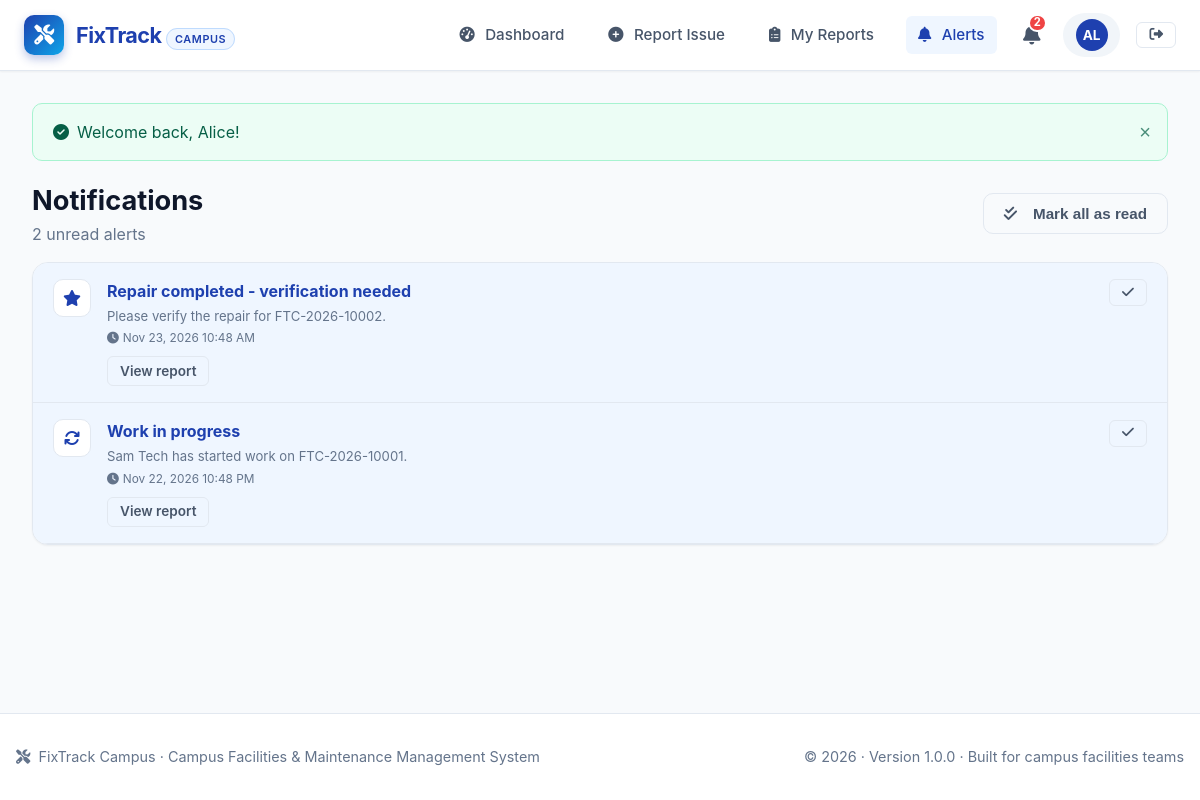
/notifications.php (signed in), run on the app's committed database.
### tables this page shows
CREATE TABLE notifications (
    id INT AUTO_INCREMENT PRIMARY KEY,
    user_id INT NOT NULL,
    report_id INT NULL,
    title VARCHAR(150) NOT NULL,
    message TEXT NOT NULL,
    type VARCHAR(50) DEFAULT 'status_update',
    is_read TINYINT(1) NOT NULL DEFAULT 0,
    created_at DATETIME NOT NULL DEFAULT CURRENT_TIMESTAMP,
    CONSTRAINT fk_notif_user FOREIGN KEY (user_id) REFERENCES users(id) ON DELETE CASCADE,
    CONSTRAINT fk_notif_report FOREIGN KEY (report_id) REFERENCES reports(id) ON DELETE SET NULL,
    INDEX idx_notif_user_read (user_id, is_read)
);

### config/database.php (called while the page is built)
<?php
class Database {
    private static ?PDO $instance = null;
    public static function getConnection(): PDO {
        if (self::$instance === null) {
            $host = getenv('DB_HOST') ?: '127.0.0.1';
            $port = getenv('DB_PORT') ?: (getenv('DB_HOST') === 'db' ? '3306' : '3307');
            $db   = getenv('DB_NAME') ?: 'fixtrack_db';
            $user = getenv('DB_USER') ?: 'fixtrack_user';
            $pass = getenv('DB_PASS') ?: 'fixtrack_password';
            $charset = 'utf8mb4';
            $dsn = "mysql:host={$host};port={$port};dbname={$db};charset={$charset}";
            $options = [
                PDO::ATTR_ERRMODE            => PDO::ERRMODE_EXCEPTION,
                PDO::ATTR_DEFAULT_FETCH_MODE => PDO::FETCH_ASSOC,
                PDO::ATTR_EMULATE_PREPARES   => false,
                PDO::MYSQL_ATTR_INIT_COMMAND => "SET NAMES {$charset} COLLATE utf8mb4_unicode_ci"
            ];
            try {
                self::$instance = new PDO($dsn, $user, $pass, $options);
            } catch (PDOException $e) {
                try {
                    $fallbackDsn = "mysql:host=127.0.0.1;port=3307;dbname={$db};charset={$charset}";
                    self::$instance = new PDO($fallbackDsn, $user, $pass, $options);
                } catch (PDOException $inner) {
                    die("Database connection failure: " . htmlspecialchars($e->getMessage()));
                }
            }
        }
        return self::$instance;
    }
}
function get_db(): PDO {
    return Database::getConnection();
}

### notifications.php (the view, shortened to what this page needs)
<?php
require_once __DIR__ . '/config/database.php';
require_once __DIR__ . '/includes/functions.php';
$pdo = get_db();
$uid = (int)$_SESSION['user_id'];
$role = $_SESSION['user_role'];
$stmt = $pdo->prepare("SELECT * FROM notifications WHERE user_id = ? ORDER BY created_at DESC LIMIT 100");
$stmt->execute([$uid]);
$notifications = $stmt->fetchAll();
$reportBase = $role === ROLE_STUDENT ? 'student/report-view.php' : ($role === ROLE_ADMIN ? 'admin/report-view.php' : 'technician/job-view.php');
include __DIR__ . '/includes/header.php';
?>
<div class="d-flex justify-between align-center mb-4" style="flex-wrap:wrap;gap:1rem">
    <div><h1 style="font-size:1.7rem">Notifications</h1><p class="text-muted"><?= (int)$unread ?> unread alert<?= $unread === 1 ? '' : 's' ?></p></div>
    <?php if ($unread > 0): ?>
    <form method="post" action="<?= e(url('actions/notification-read.php')) ?>" class="inline-form">
        <button class="btn btn-outline" type="submit"><i class="fas fa-check-double mr-2"></i>Mark all as read</button>
    </form>
    <?php endif; ?>
</div>
<div class="card">
    <div class="card-body p-0">
        <?php if (!$notifications): ?>
            <div class="empty-state"><i class="fas fa-bell"></i><h3>No notifications yet</h3><p>Updates about your reports will appear here.</p></div>
        <?php else: ?>
        <?php foreach ($notifications as $n): ?>
            <?php
            $icon = [
                'assignment' => 'user-check', 'status_change' => 'arrows-rotate',
                'verification_needed' => 'star', 'rejection' => 'circle-xmark',
                'critical_alert' => 'triangle-exclamation', 'new_report' => 'inbox',
                'verification' => 'circle-check', 'reopen' => 'rotate-left',
            ][$n['type']] ?? 'bell';
            ?>
            <div style="padding:1rem 1.25rem;border-bottom:1px solid var(--border-color);display:flex;gap:1rem;align-items:flex-start;<?= $n['is_read'] ? '' : 'background:var(--primary-light)' ?>">
                <span class="stat-icon" style="width:38px;height:38px;font-size:1rem;flex-shrink:0;background:#fff;color:var(--primary);border:1px solid var(--border-color)"><i class="fas fa-<?= e($icon) ?>"></i></span>
                <div style="flex:1">
                    <div class="font-bold <?= $n['is_read'] ? '' : 'text-primary' ?>"><?= e($n['title']) ?></div>
                    <div class="small text-muted mt-1"><?= e($n['message']) ?></div>
                    <div class="x-small text-muted mt-1"><i class="fas fa-clock mr-1"></i><?= e(format_date($n['created_at'])) ?></div>
                    <?php if ($n['report_id']): ?>
                        <a class="btn btn-outline btn-sm mt-2" href="<?= e(url($reportBase . '?id=' . (int)$n['report_id'])) ?>">View report</a>
                    <?php endif; ?>
                </div>
                <?php if (!$n['is_read']): ?>
                <form method="post" action="<?= e(url('actions/notification-read.php')) ?>" class="inline-form">
                    <button class="btn btn-outline btn-sm" type="submit" title="Mark as read"><i class="fas fa-check"></i></button>
                </form>
                <?php endif; ?>
            </div>
        <?php endforeach; ?>
        <?php endif; ?>
    </div>
</div>
<?php include __DIR__ . '/../includes/footer.php'; ?>

### assets/css/style.css (style rules this page uses)
:root { --primary: #1e40af; --primary-hover: #1d4ed8; --primary-light: #eff6ff; --secondary: #475569; --secondary-light: #f1f5f9; --accent: #0ea5e9; --success: #10b981; --success-light: #ecfdf5; --warning: #f59e0b; --warning-light: #fffbeb; --danger: #ef4444; --danger-light: #fef2f2; --indigo: #6366f1; --indigo-light: #e0e7ff; --teal: #14b8a6; --teal-light: #f0fdfa; --bg-page: #f8fafc; --bg-card: #ffffff; --border-color: #e2e8f0; --border-hover: #cbd5e1; --text-primary: #0f172a; --text-secondary: #475569; --text-muted: #64748b; --text-light: #ffffff; --radius-sm: 6px; --radius-md: 10px; --radius-lg: 16px; --radius-full: 9999px; --shadow-sm: 0 1px 2px 0 rgba(0, 0, 0, 0.05); --shadow-md: 0 4px 6px -1px rgba(0, 0, 0, 0.1), 0 2px 4px -1px rgba(0, 0, 0, 0.06); --shadow-lg: 0 10px 15px -3px rgba(0, 0, 0, 0.1), 0 4px 6px -2px rgba(0, 0, 0, 0.05); --shadow-xl: 0 20px 25px -5px rgba(0, 0, 0, 0.1), 0 10px 10px -5px rgba(0, 0, 0, 0.04); --transition: all 0.2s ease-in-out; --font-family: -apple-system, BlinkMacSystemFont, "Segoe UI", Roboto, Helvetica, Arial, sans-serif; }
* { box-sizing: border-box; margin: 0; padding: 0; }
body { font-family: var(--font-family); background-color: var(--bg-page); color: var(--text-primary); line-height: 1.5; min-height: 100vh; display: flex; flex-direction: column; }
.btn { display: inline-flex; align-items: center; justify-content: center; gap: 0.5rem; padding: 0.625rem 1.25rem; font-size: 0.95rem; font-weight: 600; border-radius: var(--radius-md); border: 1px solid transparent; cursor: pointer; text-decoration: none; transition: var(--transition); line-height: 1.25; }
.btn-outline { background: transparent; border-color: var(--border-color); color: var(--text-secondary); }
.btn-sm { padding: 0.35rem 0.75rem; font-size: 0.85rem; border-radius: var(--radius-sm); }
.card { background-color: var(--bg-card); border-radius: var(--radius-lg); border: 1px solid var(--border-color); box-shadow: var(--shadow-sm); overflow: hidden; margin-bottom: 1.5rem; transition: var(--transition); }
.card-body { padding: 1.5rem; }
.stat-icon { width: 52px; height: 52px; border-radius: var(--radius-md); display: flex; align-items: center; justify-content: center; font-size: 1.5rem; }
.text-muted { color: var(--text-muted) !important; }
.text-primary { color: var(--primary) !important; }
.font-bold { font-weight: 700 !important; }
.mr-1 { margin-right: 0.25rem !important; }
.mr-2 { margin-right: 0.5rem !important; }
.mt-2 { margin-top: 0.5rem !important; }
.mb-4 { margin-bottom: 1rem !important; }
.p-0 { padding: 0 !important; }
.d-flex { display: flex !important; }
.justify-between { justify-content: space-between !important; }
.align-center { align-items: center !important; }

### assets/css/pages.css (style rules this page uses)
.small { font-size: .82rem; }
.x-small { font-size: .74rem; }
.inline-form { display: inline; }
.mt-1 { margin-top: .25rem !important; }

### data on the page
notifications: title "Repair completed - verification needed", message "Please verify the repair for FTC-2026-10002.", created_at "Nov 23, 2026 10:48 AM"
notifications: title "Work in progress", message "Sam Tech has started work on FTC-2026-10001.", created_at "Nov 22, 2026 10:48 PM"

### other printed values
$link[0] "Dashboard"
$link[0] "Report Issue"
$link[0] "My Reports"
$link[0] "Alerts"
$unread "2"
mb_substr($user['name'], 0, 2) "AL"
$msg "Welcome back, Alice!"
APP_NAME "FixTrack Campus"
APP_TAGLINE "Campus Facilities & Maintenance Management System"
APP_VERSION "1.0.0"
